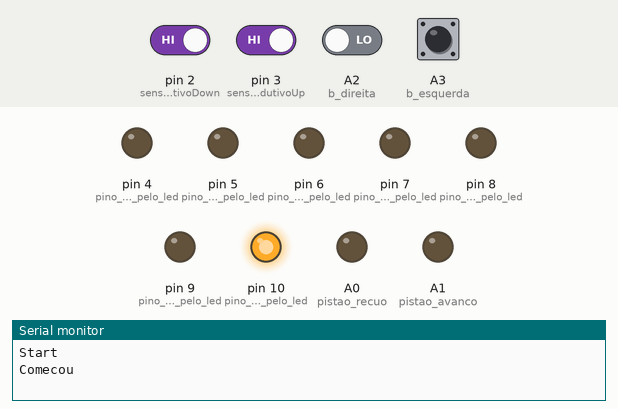
This sketch was run on a simulated Arduino Uno, built with avr-gcc and run on an emulated ATmega328P. On the bench: output pins drawn as LEDs (lit = HIGH), the last lines printed to the serial monitor. Dashed ring = blinking. Inputs (shaded band) come from the test bench; at power-on: A3 (b_esquerda), pin 2 (sensor_indutivoDown), pin 3 (sensor_indutivoUp) HIGH, A2 (b_direita) LOW.

Above: at 1.2 s.
1.3 s: pin 3 (sensor_indutivoUp) driven LOW
At 1.46 s:
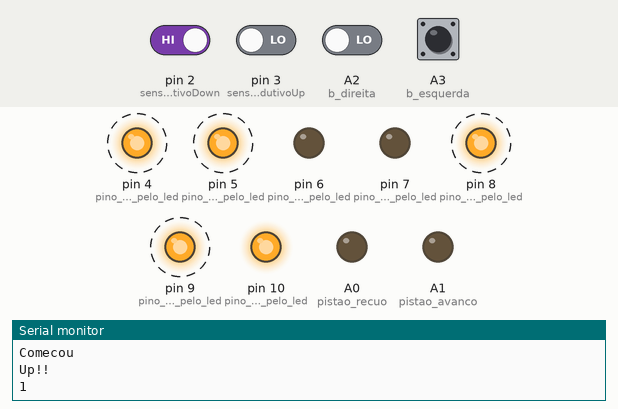
4.3 s: A2 (b_direita) driven HIGH
At 5.8 s:
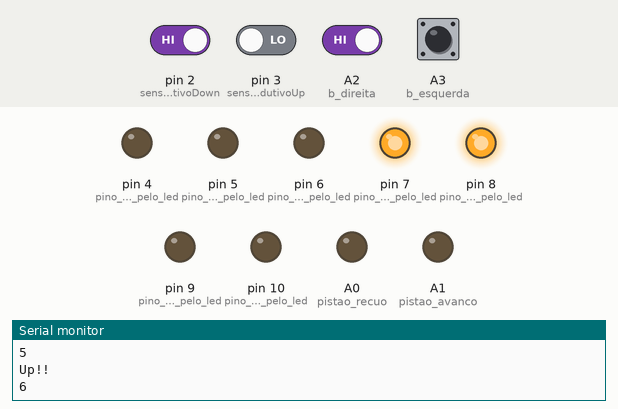
7.3 s: A2 (b_direita) driven LOW
At 7.52 s:
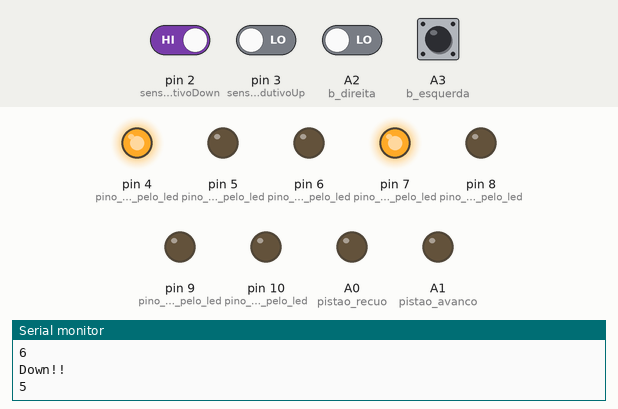
10.3 s: pin 2 (sensor_indutivoDown) driven LOW
At 10.9 s:
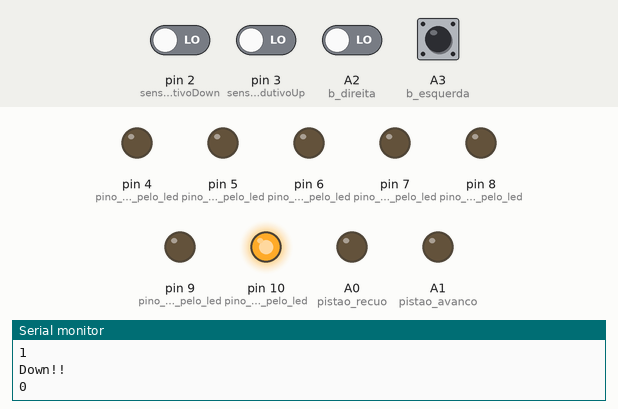
11.9 s: pin 2 (sensor_indutivoDown) driven HIGH
At 12.36 s:
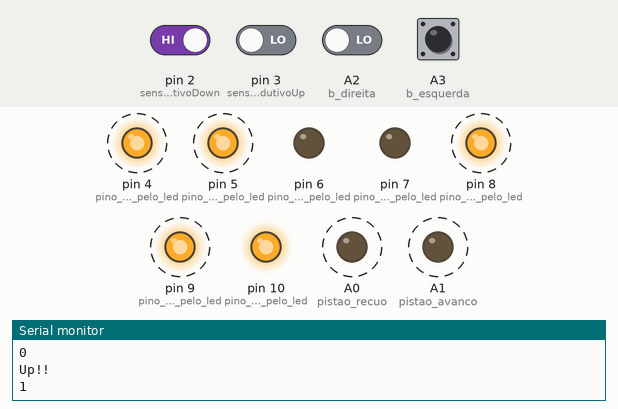
14.9 s: pin 3 (sensor_indutivoUp) driven HIGH
At 14.9 s:
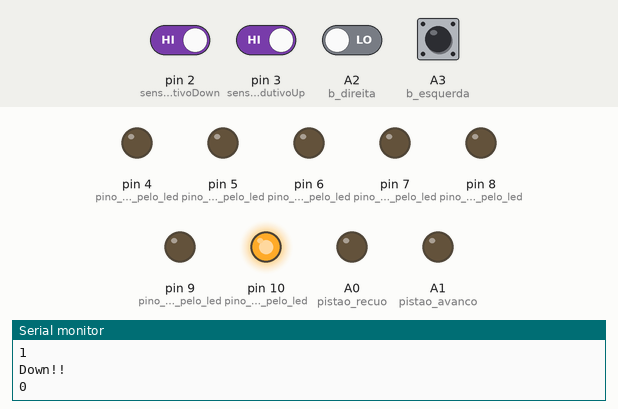
Timing chart, 0 to 17.4 s (numbered marks = the images above; inputs shaded):
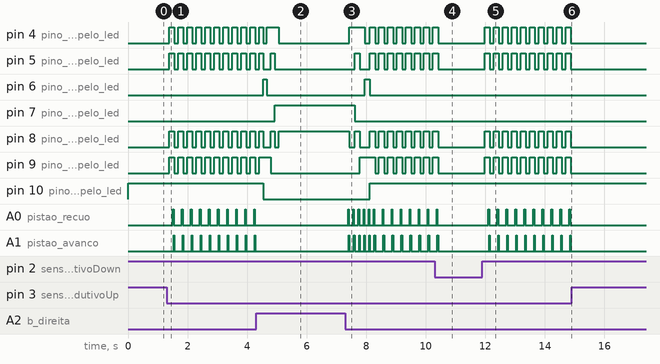

The sketch:

Codigo_Shifter.ino
```cpp
// Entradas
const int b_direita =  A2; //Comando de aumento da marcha (borboleta direita)
const int b_esquerda = A3; //Comando de diminuição da marcha (borboleta esquerda)

const int sensor_indutivoDown = 2; // fio azul/verde
const int sensor_indutivoUp = 3; //fio azul/verde
// O marrom/amarelo vai no gnd

int manualDown; //Varável de registro da leitura do sensor indutivo
int manualUp; //Varável de registro da leitura do sensor indutivo

// Saidas
const int pistao_avanco = A1; //Propulsão do pistão
const int pistao_recuo =  A0; //Retração do pistão

int macha_atual = 0;
int num_macha   = 0;

int shift_up = 0; //Variável de registro da leitura da borboleta direita
int shift_down = 0; //Variável de registro da leitura da borboleta esquerda

void macha_up(void);
void macha_down(void);
void selecao_display(byte macha);

void setup() {
  Serial.begin(9600);

  pinMode(8, OUTPUT);   //pino responsável pelo led A
  pinMode(7, OUTPUT);   //pino responsável pelo led B
  pinMode(6, OUTPUT);   //pino responsável pelo led C
  pinMode(5, OUTPUT);   //pino responsável pelo led D
  pinMode(4, OUTPUT);   //pino responsável pelo led E
  pinMode(9, OUTPUT);   //pino responsável pelo led F
  pinMode(10, OUTPUT);   //pino responsável pelo led G

  digitalWrite(4,LOW);
  digitalWrite(5,LOW);
  digitalWrite(6, LOW);
  digitalWrite(7, LOW);
  digitalWrite(8,LOW);
  digitalWrite(9,LOW);
  digitalWrite(10,HIGH);


  pinMode(pistao_avanco, OUTPUT);
  pinMode(pistao_recuo, OUTPUT);

  pinMode(b_esquerda,INPUT);
  pinMode(b_direita,INPUT);

  pinMode(sensor_indutivoDown, INPUT_PULLUP);
  pinMode(sensor_indutivoUp, INPUT_PULLUP);

  Serial.print("Start\n");

  Serial.print("Comecou\n");
}

void loop() {
//Leitura de ambas as borboletas
  shift_up = digitalRead(b_direita);  // botao verde
  delay(20);
  shift_down = digitalRead(b_esquerda);
  delay(20);
  manualUp = digitalRead(sensor_indutivoUp);
  delay(20);
  manualDown = digitalRead(sensor_indutivoDown);
  delay(20);

  if (macha_atual == 0 && shift_down == 0 && shift_up == 1){
    macha_down();
    num_macha++;
    selecao_display(num_macha);
    Serial.print("Down!!\n");
    Serial.print(num_macha);
    Serial.print("\n");
  }


  else if (macha_atual>0 && macha_atual<6 && shift_down == 0 && shift_up == 1){
    macha_up();
    num_macha++;
    selecao_display(num_macha);
    Serial.print("Up!!\n");
    Serial.print(num_macha);
    Serial.print("\n");
  }
  else if ( macha_atual>0 && macha_atual <= 6 && shift_up == 0 && shift_down == 1){
    macha_down();
    num_macha--;
    selecao_display(num_macha);
    Serial.print("Down!!\n");
    Serial.print(num_macha);
    Serial.print("\n");
  }

  else if(manualUp == 0 && manualDown ==1 && num_macha<6 && num_macha>=0){
    num_macha++;
    selecao_display(num_macha);
    Serial.print("Up!!\n");
    Serial.print(num_macha);
    Serial.print("\n");
  }
  else if(manualUp == 1 && manualDown ==0 && num_macha>0 && num_macha<=6){
    num_macha--;
    selecao_display(num_macha);
    Serial.print("Down!!\n");
    Serial.print(num_macha);
    Serial.print("\n");
  }

  macha_atual = num_macha;

  delay(50);
}

//Função para acionar as valvulas para shift up
void macha_up(void){
  digitalWrite(pistao_avanco, HIGH);
  delay(21);
  digitalWrite(pistao_avanco, LOW);
  digitalWrite(pistao_recuo, HIGH);
  delay(33);
  digitalWrite(pistao_recuo, LOW);
}
void macha_down(void){
  //Função que determina recuo do pistão
  digitalWrite(pistao_recuo, HIGH);
  delay(21);
  digitalWrite(pistao_recuo, LOW);
  digitalWrite(pistao_avanco, HIGH);
  delay(21);
  digitalWrite(pistao_avanco, LOW);
}

void selecao_display(byte macha) {
  if(macha == 0)
  {
  digitalWrite(4,LOW);
  digitalWrite(5,LOW);
  digitalWrite(6, LOW);
  digitalWrite(7, LOW);
  digitalWrite(8,LOW);
  digitalWrite(9,LOW);
  digitalWrite(10,HIGH);
  }
  if(macha == 1)
  {
  digitalWrite(4,HIGH);
  digitalWrite(5,HIGH);
  digitalWrite(6, LOW);
  digitalWrite(7, LOW);
  digitalWrite(8,HIGH);
  digitalWrite(9,HIGH);
  digitalWrite(10,HIGH);
  }if(macha == 2)
  {
  digitalWrite(4,LOW);
  digitalWrite(5,LOW);
  digitalWrite(6, HIGH);
  digitalWrite(7, LOW);
  digitalWrite(8,LOW);
  digitalWrite(9,HIGH);
  digitalWrite(10,LOW);
  }if(macha == 3)
  {
  digitalWrite(4,HIGH);
  digitalWrite(5,LOW);
  digitalWrite(6, LOW);
  digitalWrite(7, LOW);
  digitalWrite(8,LOW);
  digitalWrite(9,HIGH);
  digitalWrite(10,LOW);
  }if(macha == 4)
  {
  digitalWrite(4,HIGH);
  digitalWrite(5,HIGH);
  digitalWrite(6, LOW);
  digitalWrite(7, LOW);
  digitalWrite(8,HIGH);
  digitalWrite(9,LOW);
  digitalWrite(10,LOW);
  }if(macha == 5)
  {
  digitalWrite(4,HIGH);
  digitalWrite(5,LOW);
  digitalWrite(6, LOW);
  digitalWrite(7, HIGH);
  digitalWrite(8,LOW);
  digitalWrite(9,LOW);
  digitalWrite(10,LOW);
  }if(macha == 6)
  {
  digitalWrite(4,LOW);
  digitalWrite(5,LOW);
  digitalWrite(6, LOW);
  digitalWrite(7, HIGH);
  digitalWrite(8,HIGH);
  digitalWrite(9,LOW);
  digitalWrite(10,LOW);
  }
}


/*

 Catodo comum

 void selecao_display(byte macha) {
  if(macha == 0)
  {
  digitalWrite(4,HIGH);
  digitalWrite(5,HIGH);
  digitalWrite(6, HIGH);
  digitalWrite(7, HIGH);
  digitalWrite(8,HIGH);
  digitalWrite(9,HIGH);
  digitalWrite(10,LOW);
  }
  if(macha == 1)
  {
  digitalWrite(4,LOW);
  digitalWrite(5,LOW);
  digitalWrite(6, HIGH);
  digitalWrite(7, HIGH);
  digitalWrite(8,LOW);
  digitalWrite(9,LOW);
  digitalWrite(10,LOW);
  }if(macha == 2)
  {
  digitalWrite(4,HIGH);
  digitalWrite(5,HIGH);
  digitalWrite(6, LOW);
  digitalWrite(7, HIGH);
  digitalWrite(8,HIGH);
  digitalWrite(9,LOW);
  digitalWrite(10,HIGH);
  }if(macha == 3)
  {
  digitalWrite(4,LOW);
  digitalWrite(5,HIGH);
  digitalWrite(6, HIGH);
  digitalWrite(7, HIGH);
  digitalWrite(8,HIGH);
  digitalWrite(9,LOW);
  digitalWrite(10,HIGH);
  }if(macha == 4)
  {
  digitalWrite(4,LOW);
  digitalWrite(5,LOW);
  digitalWrite(6, HIGH);
  digitalWrite(7, HIGH);
  digitalWrite(8,LOW);
  digitalWrite(9,HIGH);
  digitalWrite(10,HIGH);
  }if(macha == 5)
  {
  digitalWrite(4,LOW);
  digitalWrite(5,HIGH);
  digitalWrite(6, HIGH);
  digitalWrite(7, LOW);
  digitalWrite(8,HIGH);
  digitalWrite(9,HIGH);
  digitalWrite(10,HIGH);
  }if(macha == 6)
  {
  digitalWrite(4,LOW);
  digitalWrite(5,HIGH);
  digitalWrite(6, HIGH);
  digitalWrite(7, LOW);
  digitalWrite(8,LOW);
  digitalWrite(9,HIGH);
  digitalWrite(10,HIGH);
  }
}*/
```

Measured:
- after the input at 1.3 s, pin 4 (pino_responsável_pelo_led), pin 5 (pino_responsável_pelo_led): alternates HIGH for 0.17 s and LOW for 0.13 s, starting after 0.08 s
- after the input at 4.3 s, pin 5 (pino_responsável_pelo_led): HIGH → LOW after 0.24 s, → HIGH 0.26 s later, → LOW 0.13 s later; pin 6 (pino_responsável_pelo_led): LOW → HIGH after 0.24 s, → LOW 0.13 s later
- after the input at 7.3 s, pin 4 (pino_responsável_pelo_led): goes HIGH 0.52 s, 7 × (LOW 0.17 s, HIGH 0.17 s), LOW 0.13 s, then HIGH, starting after 0.14 s; pin 5 (pino_responsável_pelo_led): goes HIGH 0.17 s, LOW 0.34 s, 7 × (HIGH 0.17 s, LOW 0.13 s), then HIGH, starting after 0.31 s
- after the input at 10.3 s, pin 4 (pino_responsável_pelo_led), pin 5 (pino_responsável_pelo_led), pin 8 (pino_responsável_pelo_led), pin 9 (pino_responsável_pelo_led), A0 (pistao_recuo), A1 (pistao_avanco): goes on until 10.4 s, then stays LOW
- after the input at 11.9 s, pin 4 (pino_responsável_pelo_led), pin 5 (pino_responsável_pelo_led): alternates HIGH for 0.17 s and LOW for 0.13 s, starting after 0.08 s
- after the input at 14.9 s, pin 4 (pino_responsável_pelo_led), pin 5 (pino_responsável_pelo_led), pin 8 (pino_responsável_pelo_led), pin 9 (pino_responsável_pelo_led), A0 (pistao_recuo), A1 (pistao_avanco): stops changing and stays LOW
